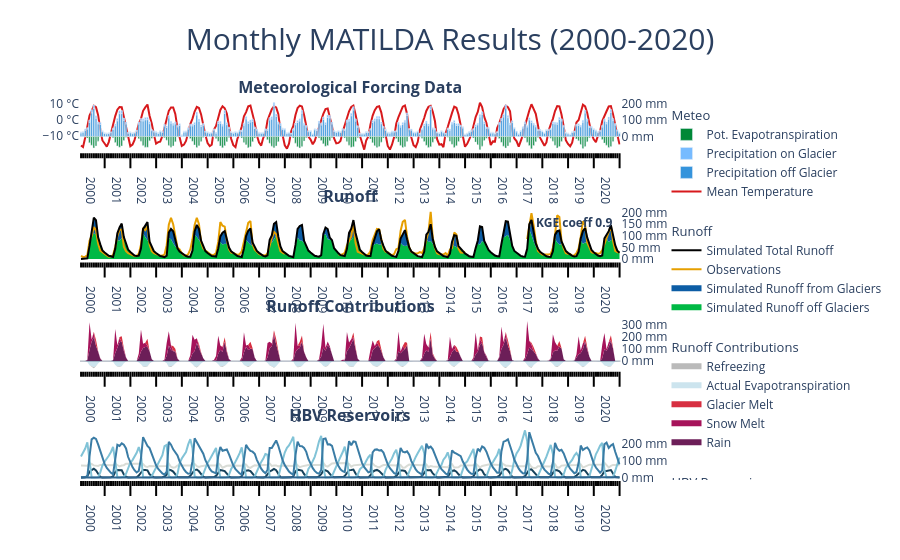

This figure's notebook cell:
### Markdown cell above
In addition to the standard plots we can explore the results interactive `ploty` plots. Go ahead and zoom as you like or select/deselect individual curves.

### Code cell
output_matilda[9].show()

### Figure 1 — Plotly figure (JSON) as saved in the notebook; plotly's stock layout.template omitted (floating-point values rounded to 4 significant figures; data arrays with more than 128 entries replaced by an {"elided": "..."} marker saying what was removed)
{"data": [{"legendgroup": "meteo", "legendgrouptitle": {"text": "Meteo"}, "line": {"color": "#d7191c"}, "name": "Mean Temperature", "type": "scatter", "x": {"elided": "252 str values"}, "xaxis": "x", "y": {"elided": "252 float values"}, "yaxis": "y"}, {"legendgroup": "meteo", "marker": {"color": "#3594dc"}, "name": "Precipitation off Glacier", "type": "bar", "x": {"elided": "252 str values"}, "xaxis": "x", "y": {"elided": "252 float values"}, "yaxis": "y2"}, {"legendgroup": "meteo", "marker": {"color": "#77bbff"}, "name": "Precipitation on Glacier", "type": "bar", "x": {"elided": "252 str values"}, "xaxis": "x", "y": {"elided": "252 float values"}, "yaxis": "y2"}, {"legendgroup": "meteo", "marker": {"color": "#008837"}, "name": "Pot. Evapotranspiration", "type": "bar", "x": {"elided": "252 str values"}, "xaxis": "x", "y": {"elided": "252 float values"}, "yaxis": "y2"}, {"fillcolor": "#00B945", "legendgroup": "runoff", "legendgrouptitle": {"text": "Runoff"}, "mode": "none", "name": "Simulated Runoff off Glaciers", "stackgroup": "one", "type": "scatter", "x": {"elided": "252 str values"}, "xaxis": "x2", "y": {"elided": "252 float values"}, "yaxis": "y3"}, {"fillcolor": "#0C5DA5", "legendgroup": "runoff", "mode": "none", "name": "Simulated Runoff from Glaciers", "stackgroup": "one", "type": "scatter", "x": {"elided": "252 str values"}, "xaxis": "x2", "y": {"elided": "252 float values"}, "yaxis": "y3"}, {"legendgroup": "runoff", "line": {"color": "#E69F00"}, "name": "Observations", "type": "scatter", "x": {"elided": "252 str values"}, "xaxis": "x2", "y": {"elided": "252 float values"}, "yaxis": "y3"}, {"legendgroup": "runoff", "line": {"color": "black"}, "name": "Simulated Total Runoff", "type": "scatter", "x": {"elided": "252 str values"}, "xaxis": "x2", "y": {"elided": "252 float values"}, "yaxis": "y3"}, {"fillcolor": "#6c1e58", "legendgroup": "runoff2", "legendgrouptitle": {"text": "Runoff Contributions"}, "mode": "none", "name": "Rain", "stackgroup": "one", "type": "scatter", "x": {"elided": "252 str values"}, "xaxis": "x3", "y": {"elided": "252 float values"}, "yaxis": "y4"}, {"fillcolor": "#a6135a", "legendgroup": "runoff2", "mode": "none", "name": "Snow Melt", "stackgroup": "one", "type": "scatter", "x": {"elided": "252 str values"}, "xaxis": "x3", "y": {"elided": "252 float values"}, "yaxis": "y4"}, {"fillcolor": "#d72f41", "legendgroup": "runoff2", "mode": "none", "name": "Glacier Melt", "stackgroup": "one", "type": "scatter", "x": {"elided": "252 str values"}, "xaxis": "x3", "y": {"elided": "252 float values"}, "yaxis": "y4"}, {"fillcolor": "#cce4ee", "legendgroup": "runoff2", "mode": "none", "name": "Actual Evapotranspiration", "stackgroup": "two", "type": "scatter", "x": {"elided": "252 str values"}, "xaxis": "x3", "y": {"elided": "252 float values"}, "yaxis": "y4"}, {"fillcolor": "#bababa", "legendgroup": "runoff2", "mode": "none", "name": "Refreezing", "stackgroup": "two", "type": "scatter", "x": {"elided": "252 str values"}, "xaxis": "x3", "y": {"elided": "252 float values"}, "yaxis": "y4"}, {"legendgroup": "hbv", "legendgrouptitle": {"text": "HBV Reservoirs"}, "line": {"color": "#16425b"}, "name": "Actual Evapotranspiration", "type": "scatter", "x": {"elided": "252 str values"}, "xaxis": "x4", "y": {"elided": "252 float values"}, "yaxis": "y5"}, {"legendgroup": "hbv", "line": {"color": "#d9dcd6"}, "name": "Soil Moisture", "type": "scatter", "x": {"elided": "252 str values"}, "xaxis": "x4", "y": {"elided": "252 float values"}, "yaxis": "y5"}, {"legendgroup": "hbv", "line": {"color": "#81c3d7"}, "name": "Water in Snowpack", "type": "scatter", "x": {"elided": "252 str values"}, "xaxis": "x4", "y": {"elided": "252 float values"}, "yaxis": "y5"}, {"legendgroup": "hbv", "line": {"color": "#3a7ca5"}, "name": "Upper Groundwater Box", "type": "scatter", "x": {"elided": "252 str values"}, "xaxis": "x4", "y": {"elided": "252 float values"}, "yaxis": "y5"}, {"legendgroup": "hbv", "line": {"color": "#2f6690"}, "name": "Lower Groundwater Box", "type": "scatter", "x": {"elided": "252 str values"}, "xaxis": "x4", "y": {"elided": "252 float values"}, "yaxis": "y5"}], "layout": {"annotations": [{"font": {"size": 16}, "showarrow": false, "text": "<b> Meteorological Forcing Data </b>", "x": 0.47, "xanchor": "center", "xref": "paper", "y": 1, "yanchor": "bottom", "yref": "paper"}, {"font": {"size": 16}, "showarrow": false, "text": "<b> Runoff </b>", "x": 0.47, "xanchor": "center", "xref": "paper", "y": 0.7125, "yanchor": "bottom", "yref": "paper"}, {"font": {"size": 16}, "showarrow": false, "text": "<b> Runoff Contributions </b>", "x": 0.47, "xanchor": "center", "xref": "paper", "y": 0.425, "yanchor": "bottom", "yref": "paper"}, {"font": {"size": 16}, "showarrow": false, "text": "<b> HBV Reservoirs </b>", "x": 0.47, "xanchor": "center", "xref": "paper", "y": 0.1375, "yanchor": "bottom", "yref": "paper"}, {"showarrow": false, "text": "<b>KGE coeff 0.9</b>", "x": 0.99, "xanchor": "right", "xref": "x2 domain", "y": 0.95, "yref": "y3 domain"}], "barmode": "relative", "hovermode": "x", "legend": {"groupclick": "toggleitem", "tracegroupgap": 20}, "plot_bgcolor": "white", "shapes": [{"line": {"width": 0.5}, "type": "line", "x0": 0, "x1": 1, "xref": "x3 domain", "y0": 0, "y1": 0, "yref": "y4"}], "title": {"font": {"size": 30}, "text": "Monthly MATILDA Results (2000-2020)", "x": 0.5, "xanchor": "center"}, "xaxis": {"anchor": "y", "domain": [0, 0.94], "dtick": "M12", "matches": "x4", "minor": {"dtick": "M1", "ticklen": 5}, "showticklabels": true, "tickcolor": "black", "ticklabelmode": "period", "ticklen": 15, "ticks": "outside", "tickwidth": 2}, "xaxis2": {"anchor": "y3", "domain": [0, 0.94], "dtick": "M12", "matches": "x4", "minor": {"dtick": "M1", "ticklen": 5}, "showticklabels": true, "tickcolor": "black", "ticklabelmode": "period", "ticklen": 15, "ticks": "outside", "tickwidth": 2}, "xaxis3": {"anchor": "y4", "domain": [0, 0.94], "dtick": "M12", "matches": "x4", "minor": {"dtick": "M1", "ticklen": 5}, "showticklabels": true, "tickcolor": "black", "ticklabelmode": "period", "ticklen": 15, "ticks": "outside", "tickwidth": 2}, "xaxis4": {"anchor": "y5", "domain": [0, 0.94], "dtick": "M12", "minor": {"dtick": "M1", "ticklen": 5}, "tickcolor": "black", "ticklabelmode": "period", "ticklen": 15, "ticks": "outside", "tickwidth": 2}, "yaxis": {"anchor": "x", "domain": [0.8625, 1], "ticksuffix": " °C"}, "yaxis2": {"anchor": "x", "overlaying": "y", "side": "right", "ticksuffix": " mm"}, "yaxis3": {"anchor": "x2", "domain": [0.575, 0.7125], "side": "right", "ticksuffix": " mm"}, "yaxis4": {"anchor": "x3", "domain": [0.2875, 0.425], "side": "right", "ticksuffix": " mm"}, "yaxis5": {"anchor": "x4", "domain": [0, 0.1375], "side": "right", "ticksuffix": " mm"}}}
